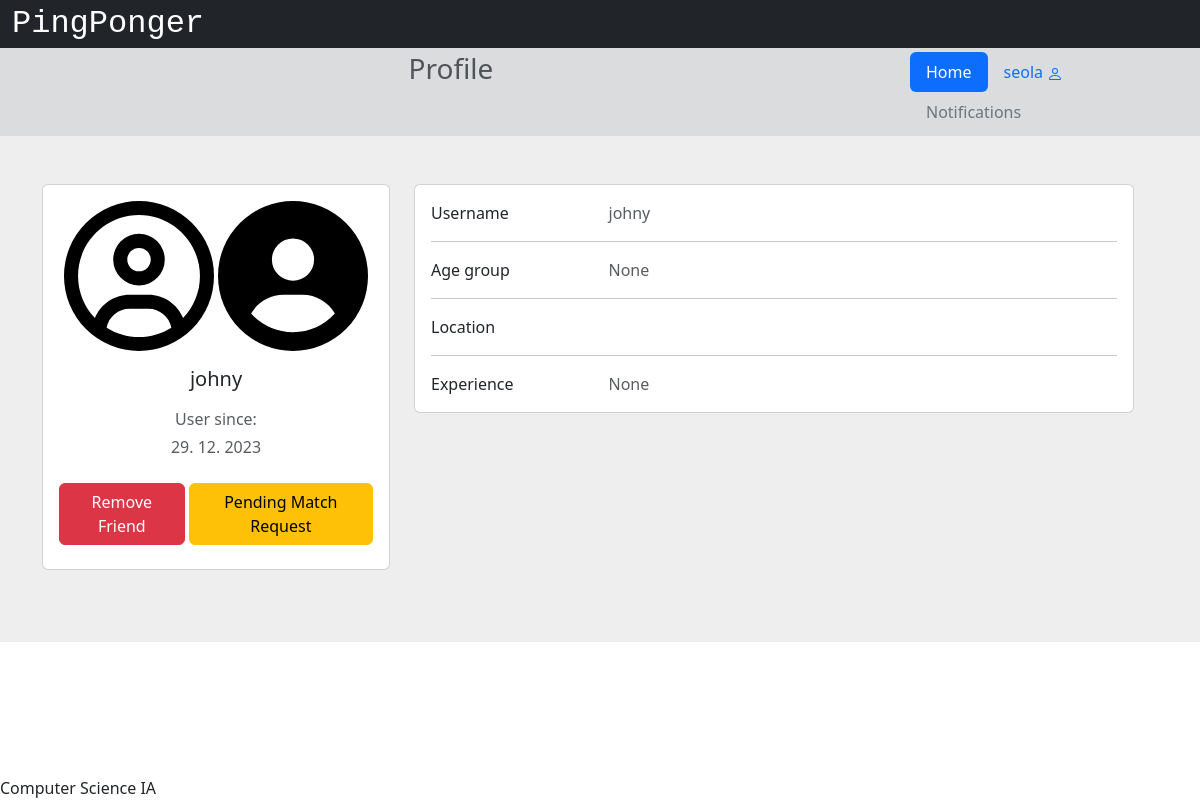
/profile/johny/2 (signed in), run on the app's committed database.
### app/models.py (models this page shows, shortened)
class User(db.Model, UserMixin):
    __tablename__ = 'users'
    id = db.Column(db.Integer, primary_key=True)
    username = db.Column(db.String(32), nullable=False)
    email = db.Column(db.String(320), index=True, unique=True, nullable=False)
    password_hash = db.Column(db.String(128))
    join_date = db.Column(db.DateTime(timezone=True), default=datetime.now)
    experience = db.Column(db.String(12))
    age_group = db.Column(db.String(6))
    location_id = db.Column(db.Integer, db.ForeignKey('locations.id'))
    location = db.relationship('Location', back_populates='users')
    notifications = db.Relationship('Notification', back_populates='user', order_by='Notification.id.desc()')
    def get_inboundInvites(self):
        invites = []
        a = Invite.query.filter(Invite.invitee==self.id)
        for i in a:
            invites.append(User.query.get(i.inviter))
        return invites
    def get_outboundInvites(self):
        invites = []
        a = Invite.query.filter(Invite.inviter==self.id)
        for i in a:
            invites.append(User.query.get(i.invitee))
        return invites

### app/views.py (the view, shortened to what this page needs)
@app.route('/profile/<username>/<userID>')
@login_required
def profile(username, userID):
    session['url'] = url_for('profile', username=username, userID=userID)
    user = User.query.filter_by(id=userID).first()
    if not current_user.is_active:
        return render_template('profile.html', loggedin=False, user=user)
    elif int(userID) == current_user.id:
        return render_template('profileSettings.html')
    friends=Friendship.query.filter(or_(Friendship.friendA==current_user.id, Friendship.friendB==current_user.id), or_(Friendship.friendB==userID, Friendship.friendA==userID)).first()
    requests=FriendRequest.query.filter_by(requested=current_user.id, requester=userID).first()
    alreadyRequested=FriendRequest.query.filter_by(requester=current_user.id, requested=userID).first()
    invites = current_user.get_inboundInvites()
    if user in invites:
        return render_template('profile.html', loggedin=True, user=user, friend=True, invites=True, Invite=Invite)
    invited = current_user.get_outboundInvites()
    if user in invited:
        return render_template('profile.html', loggedin=True, user=user, friend=True, invited=True, Invite=Invite)
    return render_template('profile.html', loggedin=True, user=user, friend=True, invites=False, invited=False, Invite=Invite)

### app/views.py (called while the page is built)
@login_manager.user_loader
def load_user(user_id):
    return User.query.get(int(user_id))

### app/templates/profile.html (shortened to what this page needs)
{% extends "base.html" %}
{% block head %}
    {{ super() }}
{% endblock %}
{% block pagetitle %}Profile{% endblock %}
{% block content %}
    <section style="background-color: #eee;">
        <div class="container py-5">
            <div class="row">
                <div class="row">
                    <div class="col-lg-4">
                        <div class="card mb-4">
                            <div class="card-body text-center">
                                <h5 class="my-3">{{user.username}}</h5>
                                <p class="text-muted mb-1">User since:</p>
                                <p class="text-muted mb-4">{{user.join_date.day}}. {{user.join_date.month}}. {{user.join_date.year}}</p>
                                <div class="d-flex justify-content-center mb-2">
                                    {% if loggedin %}
                                        {% if friend %}
                                            {% if invites %}
                                                <a type="button" class="btn btn-danger" href="{{url_for('removeFriend', friendName=user.username, friendID=user.id)}}">Remove Friend</a>
                                                <a type="button" class="btn btn-outline-success ms-1" href="{{url_for('acceptMatch', inviter=user.id)}}">Accept Match</a>
                                                <a type="button" class="btn btn-outline-danger ms-1" href="{{url_for('declineInvite', invite=Invite.query.filter_by(inviter=user.id).first().id)}}">Decline Match</a>
                                                <!-- <a class="btn btn-outline-warning ms-1" href="{{url_for('chat', inviteID=Invite.query.filter_by(invitee=user.id).first().id)}}">
                                                    <svg xmlns="http://www.w3.org/2000/svg" width="16" height="16" fill="currentColor" class="bi bi-chat-dots" viewBox="0 0 16 16">
                                                        <path d="M5 8a1 1 0 1 1-2 0 1 1 0 0 1 2 0m4 0a1 1 0 1 1-2 0 1 1 0 0 1 2 0m3 1a1 1 0 1 0 0-2 1 1 0 0 0 0 2"/>
                                                        <path d="m2.165 15.803.02-.004c1.83-.363 2.948-.842 3.468-1.105A9.06 9.06 0 0 0 8 15c4.418 0 8-3.134 8-7s-3.582-7-8-7-8 3.134-8 7c0 1.76.743 3.37 1.97 4.6a10.437 10.437 0 0 1-.524 2.318l-.003.011a10.722 10.722 0 0 1-.244.637c-.079.186.074.394.273.362a21.673 21.673 0 0 0 .693-.125zm.8-3.108a1 1 0 0 0-.287-.801C1.618 10.83 1 9.468 1 8c0-3.192 3.004-6 7-6s7 2.808 7 6c0 3.193-3.004 6-7 6a8.06 8.06 0 0 1-2.088-.272 1 1 0 0 0-.711.074c-.387.196-1.24.57-2.634.893a10.97 10.97 0 0 0 .398-2"/>
                                                    </svg>
                                                </a> -->
                                            {% elif invited %}
                                                <a type="button" class="btn btn-danger" href="{{url_for('removeFriend', friendName=user.username, friendID=user.id)}}">Remove Friend</a>
                                                <a type="button" class="btn btn-warning ms-1">Pending Match Request</a>
                                            {% else %}
                                                <a type="button" class="btn btn-danger" href="{{url_for('removeFriend', friendName=user.username, friendID=user.id)}}">Remove Friend</a>
                                                <a type="button" class="btn btn-outline-primary ms-1" href="{{url_for('newMatch', opponent=user.id)}}">Invite to a Match</a>
                                            {% endif %}
                                        {% elif request %}
                                            <a type="button" class="btn btn-success" href="{{url_for('addFriend', friendName=user.username, friendID=user.id)}}">Accept Friend Request</a>
                                            <a type="button" class="btn btn-danger" href="{{url_for('removeRequest', friendID=user.id)}}">Decline Friend Request</a>
                                        {% elif impending %}
                                            <a type="button" class="btn btn-warning">Pending Friend Request</a>
                                        {% else %}
                                            <a type="button" class="btn btn-primary" href="{{url_for('friendRequest', friendName=user.username, friendID=user.id)}}">Add Friend</a>
                                        {% endif %}
                                    {% endif %}
                                </div>
                            </div>
                        </div>
                    </div>
                    <div class="col-lg-8">
                        <div class="card mb-4">
                            <div class="card-body">
                                <div class="row">
                                    <div class="col-sm-3">
                                        <p class="mb-0">Username</p>
                                    </div>
                                    <div class="col-sm-9">
                                        <p class="text-muted mb-0">{{user.username}}</p>
                                    </div>
                                </div>
                                <hr>
                                <div class="row">
                                    <div class="col-sm-3">
                                        <p class="mb-0">Age group</p>
                                    </div>
                                    <div class="col-sm-9">
                                        <p class="text-muted mb-0">
                                            {{user.age_group}}
                                        </p>
                                    </div>
                                </div>
                                <hr>
                                <div class="row">
                                    <div class="col-sm-3">
                                        <p class="mb-0">Location</p>
                                    </div>
                                    <div class="col-sm-9">
                                    </div>
                                </div>
                                <hr>
                                <div class="row">
                                    <div class="col-sm-3">
                                        <p class="mb-0">Experience</p>
                                    </div>
                                    <div class="col-sm-9">
                                        <p class="text-muted mb-0">
                                            {{user.experience}}
                                        </p>
                                    </div>
                                </div>
                            </div>
                        </div>
                    </div>
                </div>
            </div>
        </div>
    </section>
{% endblock %}

### app/templates/base.html (shortened to what this page needs)
<!DOCTYPE html>
<html lang="en">
    <head>
        {% block head %}
        <link href="https://cdn.jsdelivr.net/npm/bootstrap@5.3.2/dist/css/bootstrap.min.css" rel="stylesheet">
        <link rel="stylesheet" href="https://cdnjs.cloudflare.com/ajax/libs/font-awesome/4.7.0/css/font-awesome.min.css">
        <link rel="stylesheet" href="{{ url_for('static', filename='style.css') }}">
        {% endblock %}
    </head>
    <body>
        <div id="header">
            {% block header %}
            <div class="container-fluid">
                <div class="row bg-dark">
                    <a class="navbar-brand text-white" style="font-size: 2rem; font-family: var(--bs-font-monospace) !important;" href="/">PingPonger</a>
                </div>
                <div class="row bg-secondary bg-opacity-25 p-1">
                    <div class="col-9">
                        <h3 class="text-muted d-flex justify-content-center">
                            {% block pagetitle %}{% endblock %}
                        </h3>
                        </div>
                        <div class="col-3 d-flex justify-content-end">
                            <ul class="nav nav-pills">
                                <li class="nav-item">
                                    <a class="nav-link active" href="/">Home</a>
                                </li>
                                <li class="nav-item">
                                    {% if current_user.is_authenticated %}
                                        <li class="nav-item">
                                            <a class="nav-link" href="{{url_for('profile', username=current_user.username, userID=current_user.id)}}">{{current_user.username}}
                                            </a>
                                        </li>
                                        {% else %}
                                        <li class="nav-item">
                                            <a class="nav-link" href="/login">Log In</a>
                                        </li>
                                    {% endif %}
                                </li>
                                <li class="nav-item">
                                    <a class="nav-link text-secondary" href="/notifications">Notifications</a>
                                </li>
                            </ul>
                        </div>
                    </div>
                </div>
            {% endblock %}
        </div>
        <div id="content">{% block content %}{% endblock %}</div>
        <div id="footer" class="fixed-bottom">
            {% block footer %}
            Computer Science IA
            {% endblock %}
        </div>
    </body>
</html>

### app/static/style.css (style rules this page uses)
div { text-align: justify; text-justify: inter-word; }

### data on the page
User: username "seola"
User: username "johny", join_date.day "29", join_date.month "12", join_date.year "2023", age_group "None", experience "None"
